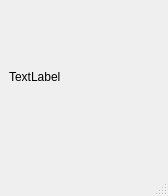
<?xml version="1.0" encoding="UTF-8"?>
<ui version="4.0">
 <class>MainWindow2</class>
 <widget class="QMainWindow" name="MainWindow2">
  <property name="geometry">
   <rect>
    <x>0</x>
    <y>0</y>
    <width>168</width>
    <height>196</height>
   </rect>
  </property>
  <property name="windowTitle">
   <string>MainWindow</string>
  </property>
  <widget class="QWidget" name="centralwidget">
   <layout class="QVBoxLayout" name="verticalLayout" stretch="1,0">
    <item>
     <widget class="QLabel" name="label">
      <property name="text">
       <string>TextLabel</string>
      </property>
     </widget>
    </item>
    <item>
     <widget class="QLabel" name="score">
      <property name="text">
       <string/>
      </property>
     </widget>
    </item>
   </layout>
  </widget>
  <widget class="QMenuBar" name="menubar">
   <property name="geometry">
    <rect>
     <x>0</x>
     <y>0</y>
     <width>168</width>
     <height>26</height>
    </rect>
   </property>
  </widget>
  <widget class="QStatusBar" name="statusbar"/>
 </widget>
 <resources/>
 <connections/>
</ui>
